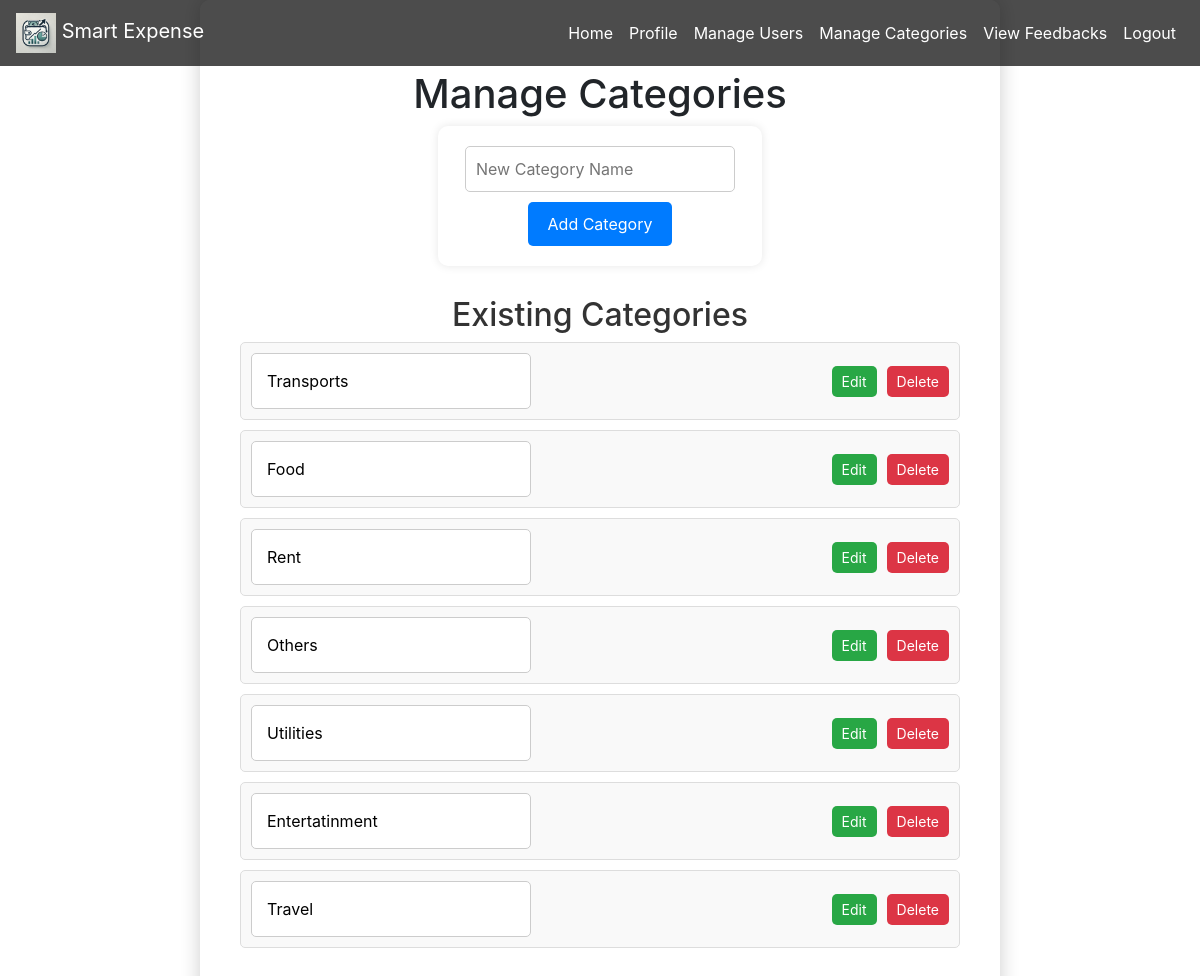
Page /manage_categories (signed in) on the committed database.
### tables this page shows
CREATE TABLE categories (cid INTEGER PRIMARY KEY AUTOINCREMENT, name TEXT (100));

### app.py (the view)
@app.route("/manage_categories")
@login_required
def manage_categories():
    db = get_db()
    categories = db.execute("SELECT * FROM categories").fetchall()
    return render_template("manage_categories.html", categories=categories)

### app.py (called while the page is built)
def get_db():
    conn = sqlite3.connect(DATABASE, timeout=10)
    conn.row_factory = sqlite3.Row
    return conn

@login_manager.user_loader
def load_user(user_id):
    db = get_db()
    user = db.execute("SELECT * FROM users WHERE uId = ?", (user_id,)).fetchone()
    if user:
        return User(user["uId"], user["emailId"], user["is_admin"])
    return None

@app.context_processor
def inject_notifications_and_reminders():
    return dict(
        unread_notifications=g.unread_notifications,
        unread_reminders=g.unread_reminders,
        notifications=g.notifications,
        reminders=g.reminders,
        all_alerts=g.all_alerts,
    )

@app.after_request
def add_header(response):
    response.headers["Cache-Control"] = (
        "no-store, no-cache, must-revalidate, post-check=0, pre-check=0, max-age=0"
    )
    response.headers["Pragma"] = "no-cache"
    response.headers["Expires"] = "0"
    return response

### templates/manage_categories.html (shortened to what this page needs)
<!DOCTYPE html>
<html lang="en">
<head>
    <link rel="stylesheet" href="{{ url_for('static', filename='style.css') }}">
    <link rel="stylesheet" href="https://stackpath.bootstrapcdn.com/bootstrap/4.5.2/css/bootstrap.min.css">
</head>
<body>
    <nav class="navbar navbar-expand-lg navbar-dark fixed-top">
        <a class="navbar-brand" href="#">
            <img src="/static/logo.png" alt="Logo"> Smart Expense
        </a>
        <div class="collapse navbar-collapse" id="navbarNav">
            <ul class="navbar-nav ml-auto">
                <li class="nav-item"><a class="nav-link" href="/admin_dashboard">Home</a></li>
                <li class="nav-item"><a class="nav-link" href="/admin_profile">Profile</a></li>
                <li class="nav-item"><a class="nav-link" href="/manage_users">Manage Users</a></li>
                <li class="nav-item"><a class="nav-link" href="/manage_categories">Manage Categories</a></li>
                <li class="nav-item"><a class="nav-link" href="/view_feedbacks">View Feedbacks</a></li>
                <li class="nav-item"><a class="nav-link" href="/logout">Logout</a></li>
            </ul>
        </div>
    </nav>
    <div class="category-container" style="padding-top: 70px;">
        <h1>Manage Categories</h1>
        <div class="category-form">
            <form action="{{ url_for('add_category') }}" method="POST">
                <input type="text" name="category_name" placeholder="New Category Name" required>
                <button type="submit">Add Category</button>
            </form>
        </div>
        <div class="category-list">
            <h2>Existing Categories</h2>
            <ul>
                {% for category in categories %}
                <li>
                    <input type="text" class="edit-input-inline" id="edit-input-{{ category.cid }}" value="{{ category.name }}" readonly>
                    <div class="button-group">
                        <button class="edit-btn" id="edit-btn-{{ category.cid }}" onclick="enableEdit('{{ category.cid }}')">Edit</button>
                        <button class="delete-btn" id="delete-btn-{{ category.cid }}" onclick="window.location.href='{{ url_for('delete_category', category_id=category.cid) }}'">Delete</button>
                    </div>
                </li>
                {% endfor %}
            </ul>
        </div>
    </div>
</body>
</html>

### static/style.css (style rules this page uses)
.category-container { background: rgba(255, 255, 255, 0.9); padding: 40px; border-radius: 10px; box-shadow: 0 0 20px rgba(0, 0, 0, 0.2); width: 80%; max-width: 800px; margin: auto; text-align: center; }
.category-form { margin-bottom: 30px; display: flex; justify-content: center; }
.category-form form { display: flex; gap: 10px; align-items: center; }
.category-form input { padding: 10px; border-radius: 5px; border: 1px solid #ccc; flex: 1; }
.category-form button { padding: 10px 20px; background-color: #007bff; color: white; border: none; border-radius: 5px; cursor: pointer; flex-shrink: 0; }
.category-list { text-align: left; }
.category-list ul { list-style-type: none; padding: 0; }
.category-list li { display: flex; justify-content: space-between; align-items: center; padding: 10px; margin-bottom: 10px; border: 1px solid #ddd; border-radius: 5px; background-color: #f9f9f9; }
.button-group { display: flex; gap: 10px; }
.category-list li .edit-btn, .category-list li .delete-btn, .category-list li .save-btn { padding: 5px 10px; border-radius: 5px; cursor: pointer; font-size: 14px; text-align: center; white-space: nowrap; }
.category-list li .edit-btn { background-color: #28a745; color: white; }
.category-list li .delete-btn { background-color: #dc3545; color: white; }
.button-group { display: flex; gap: 10px; justify-content: flex-end; }
.edit-btn, .reset-btn { padding: 8px 16px; border: none; border-radius: 5px; cursor: pointer; font-size: 14px; text-align: center; color: white; flex-shrink: 0; }
.edit-btn { background-color: #28a745; }
form { width: 45%; padding: 20px; background-color: white; border-radius: 10px; box-shadow: 0 0 10px rgba(0, 0, 0, 0.1); display: flex; flex-direction: column; }
h2 { text-align: center; color: #333; margin-bottom: 20px; }
input { padding: 15px; margin: 10px 0; border: 1px solid #ccc; border-radius: 5px; }
button { padding: 15px; background-color: #4caf50; color: white; border: none; border-radius: 5px; cursor: pointer; margin-top: 10px; }

### templates/manage_categories.html (style rules this page uses)
.navbar { background-color: rgba(0, 0, 0, 0.7); }
.navbar-brand img { height: 40px; }
.navbar-nav .nav-link { color: white !important; }

### rows in the picture
categories: name "Transports"
categories: name "Food"
categories: name "Rent"
categories: name "Others"
categories: name "Utilities"
categories: name "Entertatinment"
categories: name "Travel"
